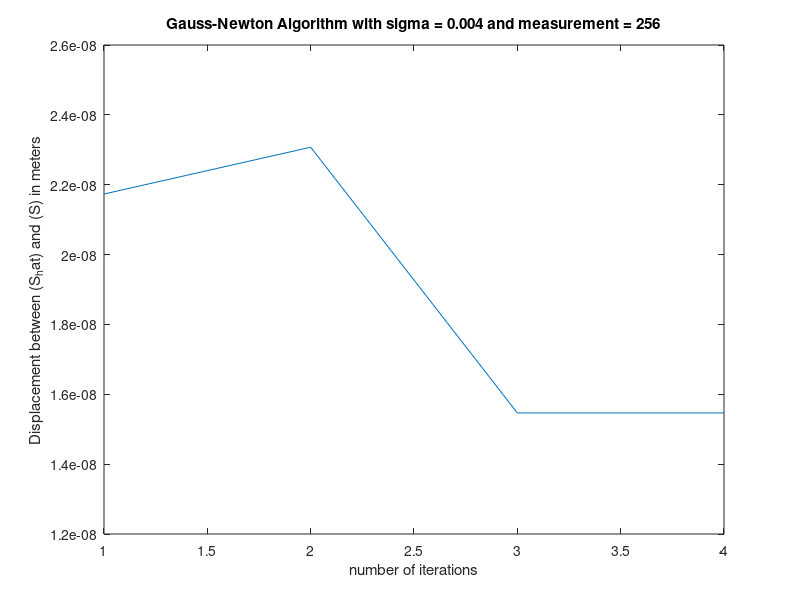

MATLAB code to generate this figure:
%Simulation Paramter Values all in terms ER (Earth's Radius)
S = transpose([1, 0, 0]);   %Position of Satellite Receiver
S_1 = transpose([3.5852, 2.07, 0]);   %Position of Satellite 1
S_2 = transpose([2.9274, 2.9274, 0]);   %Position of Satellite 2
S_3 = transpose([2.6612, 0, 3.1712]);   %Position of Satellite 3
S_4 = transpose([1.4159, 0, 3.8904]);   %Position of Satellite 4
b_not = 2.354788068*10^-3; %clock bias error

%General displacement magnitude equations

delta_S_1 = S - S_1;   %Satellite 1 to receiver distance vector
delta_S_2 = S - S_2;   %Satellite 2 to receiver distance vector
delta_S_3 = S - S_3;   %Satellite 3 to receiver distance vector
delta_S_4 = S - S_4;   %Satellite 4 to receiver distance vector

%True Range Equations for each Satellite

R_1 = ((transpose(delta_S_1)*delta_S_1)^0.5);   %true range (R_1(S)) to the receiver from Satellite 1
R_2 = ((transpose(delta_S_2)*delta_S_2)^0.5);   %true range (R_2(S)) to the receiver from Satellite 2
R_3 = ((transpose(delta_S_3)*delta_S_3)^0.5);   %true range (R_3(S)) to the receiver from Satellite 3
R_4 = ((transpose(delta_S_4)*delta_S_4)^0.5);   %true range (R_4(S)) to the receiver from Satellite 4

e = ones(4,1);
y_k = zeros(4,1);
R = [R_1, R_2, R_3, R_4]';

sigma_1 = 0;    %no noise.
sigma_2 = 0.0004;   %range error standard deviation of about 2.5km.
sigma_3 = 0.004;    %standard deviation of about 25km.

m = ([1, 4, 16, 256]);

S_hat = [0.93310, 0.25, 0.258819]';

h = R + e*b_not;
v_bar = mean(sigma_1.*randn(4,m(1)),2);
y_bar = h + v_bar;
b_hat = 0;


%General Gradient Descent Algorithm


for i = 1:100000;

X_j = ([S_hat', b_hat]');

DS_1 = S_hat - S_1;
DS_2 = S_hat - S_2;
DS_3 = S_hat - S_3;
DS_4 = S_hat - S_4;

True_hat_1 = ((transpose(DS_1)*DS_1)^0.5);
True_hat_2 = ((transpose(DS_2)*DS_2)^0.5);
True_hat_3 = ((transpose(DS_3)*DS_3)^0.5);
True_hat_4 = ((transpose(DS_4)*DS_4)^0.5);
True_hat = [True_hat_1, True_hat_2, True_hat_3, True_hat_4]';

h_j = (True_hat + e*b_hat);

r_hat = ([((DS_1)/(True_hat_1)), ((DS_2)/(True_hat_2)), ((DS_3)/(True_hat_3)), ((DS_4)/(True_hat_4))]);

H = ([r_hat', e]);

alpha = 0.13;


X_j_1 = X_j + alpha*H'*(y_bar - h_j);%Gradient Descent Algorithm

S_hat = X_j_1(1:3);
b_hat = X_j_1(4);

displacement = sqrt((S-S_hat)'*(S-S_hat))*6370*1000


end

plot(displacement,i)
title('Gradient Descent Graph with sigma = 0');
xlabel('number of iterations');
ylabel('Displacement between (S_hat) and (S) in meters');


%Gauss-Newton Gradient Descent Algorithm



for i = 1:4;

X_j = ([S_hat', b_hat]');

DS_1 = S_hat - S_1;
DS_2 = S_hat - S_2;
DS_3 = S_hat - S_3;
DS_4 = S_hat - S_4;

True_hat_1 = ((transpose(DS_1)*DS_1)^0.5);
True_hat_2 = ((transpose(DS_2)*DS_2)^0.5);
True_hat_3 = ((transpose(DS_3)*DS_3)^0.5);
True_hat_4 = ((transpose(DS_4)*DS_4)^0.5);
True_hat = [True_hat_1, True_hat_2, True_hat_3, True_hat_4]';

h_j = (True_hat + e*b_hat);



r_hat = ([((DS_1)/(True_hat_1)), ((DS_2)/(True_hat_2)), ((DS_3)/(True_hat_3)), ((DS_4)/(True_hat_4))]);

H = ([r_hat', e]);

H_inv = inv(H);
alpha = 1;


X_j_1 = X_j + alpha*H_inv*(y_bar - h_j);

S_hat = X_j_1(1:3);
b_hat = X_j_1(4);

displacement(i) = sqrt((S-S_hat)'*(S-S_hat))*6370*1000



end

plot(displacement)
title('Gauss-Newton Algorithm with sigma = 0.004 and measurement = 256');
xlabel('number of iterations');
ylabel('Displacement between (S_hat) and (S) in meters');
